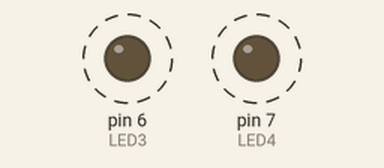
The sketch below on a simulated Arduino Uno, built with avr-gcc and run on an emulated ATmega328P. On the bench: output pins drawn as LEDs (lit = HIGH). Dashed ring = blinking.

Above: at 0.17 s.
Timing chart, 0 to 3.0 s (numbered marks = the images above):
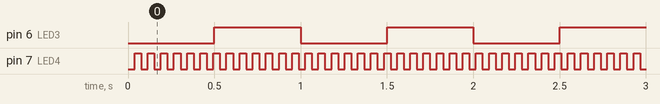

The sketch:

Original20QScript.ino
```cpp
int LED3 = 6;
int LED4 = 7;
// 38 = Yes = 13 Hz
// 42 = No = 12 Hz
// 500 = 1 Hz for testing
const unsigned long LED3_interval = 500; // Interval between on and off in ms

// 17 Hz = 29
// 13 Hz = 38
// 7 hz = 71
// 5 hz = 100
const unsigned long LED4_interval = 38;

unsigned long LED3_time;
unsigned long LED4_time;
unsigned char LED3_on;
unsigned char LED4_on;

unsigned char LIGHTS_ON = 1;  // Set to zero and upload to turn both lights off.  Set to 1 and upload to have both lights flash.

void setup ()
  {
  pinMode (LED3, OUTPUT);
  pinMode (LED4, OUTPUT);
  LED3_time = millis ();
  LED4_time = millis ();
  LED3_on = 0;
  LED4_on = 0;
  }  // end of setup


void toggle_LED3 () {
   if (LED3_on == 0) {
      digitalWrite (LED3, HIGH);
      LED3_on = 1;
   }
   else {
      digitalWrite (LED3, LOW);
      LED3_on = 0;
   }

  LED3_time = millis ();
  }

 void toggle_LED4 ()
  {
   if (LED4_on == 0) {
      digitalWrite (LED4, HIGH);
      LED4_on = 1;
   }
   else {
      digitalWrite (LED4, LOW);
      LED4_on = 0;
   }

  LED4_time = millis ();
  }

void loop () {
  if (LIGHTS_ON == 1) {
    if ( (millis () - LED3_time) >= LED3_interval) {
      toggle_LED3 ();
    }
    if ( (millis () - LED4_time) >= LED4_interval) {
      toggle_LED4 ();
    }
  }
}
```

Measured:
- by itself, pin 6 (LED3): alternates HIGH for 0.50 s and LOW for 0.50 s
- by itself, pin 7 (LED4): alternates HIGH for 0.04 s and LOW for 0.04 s
